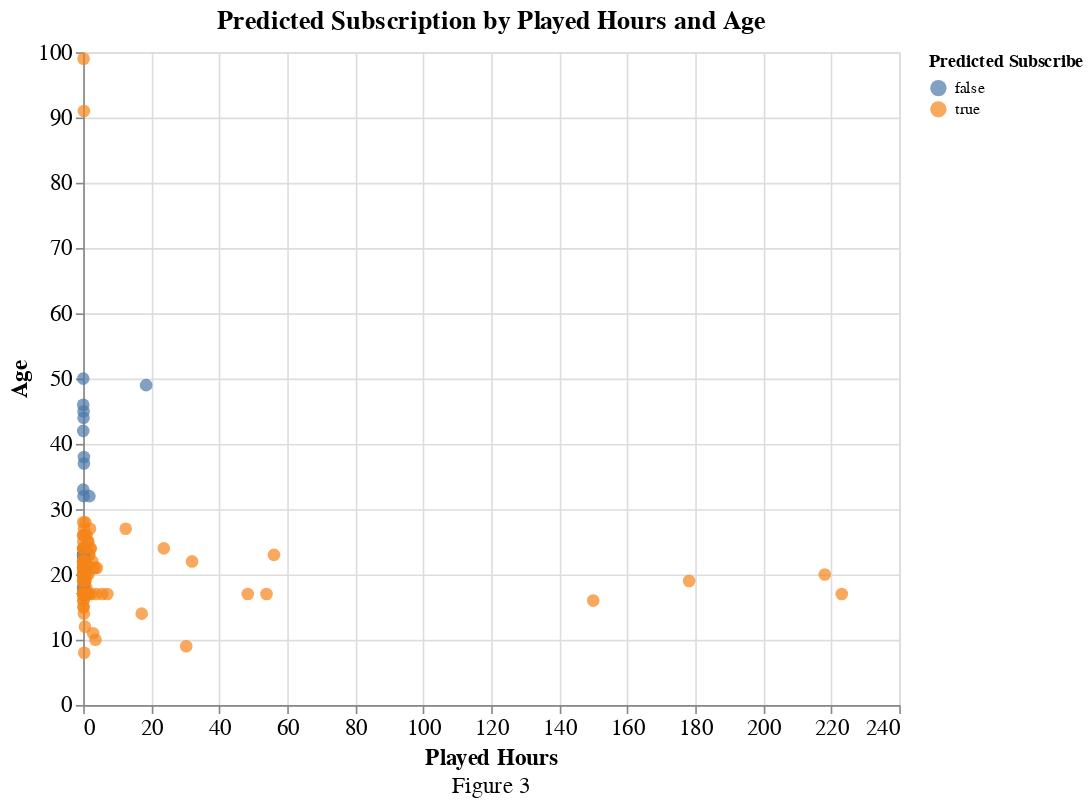

Source (notebook cell):
### Code cell
players_clean.loc[:, "pred_subscribe"] = best_model.predict(players_clean[["played_hours", "age"]])
scatter_plot = alt.Chart(players_clean).mark_circle(size=60).encode(
    x=alt.X("played_hours:Q").title("Played Hours"),
    y=alt.Y("age:Q").title("Age"),
    color=alt.Color("pred_subscribe:N").title("Predicted Subscribe"),
    tooltip=["played_hours", "age", "pred_subscribe"]
).properties(
    title="Predicted Subscription by Played Hours and Age",
    height=400,
    width=500
)
caption = alt.Chart().mark_text(
    align='center',
    dy=250,          
    fontSize=14
).encode(
    text=alt.value("Figure 3")
)
scatter_pred = alt.layer(scatter_plot, caption).configure_axis(
    labelFontSize=14,
    titleFontSize=14
).configure_title(
    fontSize=16
)
scatter_pred

### Figure 1 — Vega-Lite specification as saved in the notebook (floating-point values rounded to 4 significant figures; data arrays with more than 128 entries replaced by an {"elided": "..."} marker saying what was removed)
{"config": {"view": {"continuousWidth": 300, "continuousHeight": 300}, "axis": {"labelFontSize": 14, "titleFontSize": 14}, "title": {"fontSize": 16}}, "layer": [{"data": {"name": "data-d3d50379f622819a2a3221281212386c"}, "mark": {"type": "circle", "size": 60}, "encoding": {"color": {"field": "pred_subscribe", "title": "Predicted Subscribe", "type": "nominal"}, "tooltip": [{"field": "played_hours", "type": "quantitative"}, {"field": "age", "type": "quantitative"}, {"field": "pred_subscribe", "type": "nominal"}], "x": {"field": "played_hours", "title": "Played Hours", "type": "quantitative"}, "y": {"field": "age", "title": "Age", "type": "quantitative"}}, "title": "Predicted Subscription by Played Hours and Age"}, {"data": {"name": "empty"}, "mark": {"type": "text", "align": "center", "dy": 250, "fontSize": 14}, "encoding": {"text": {"value": "Figure 3"}}}], "height": 400, "width": 500, "$schema": "https://vega.github.io/schema/vega-lite/v5.20.1.json", "datasets": {"data-d3d50379f622819a2a3221281212386c": {"elided": "196 records"}, "empty": [{}]}}
